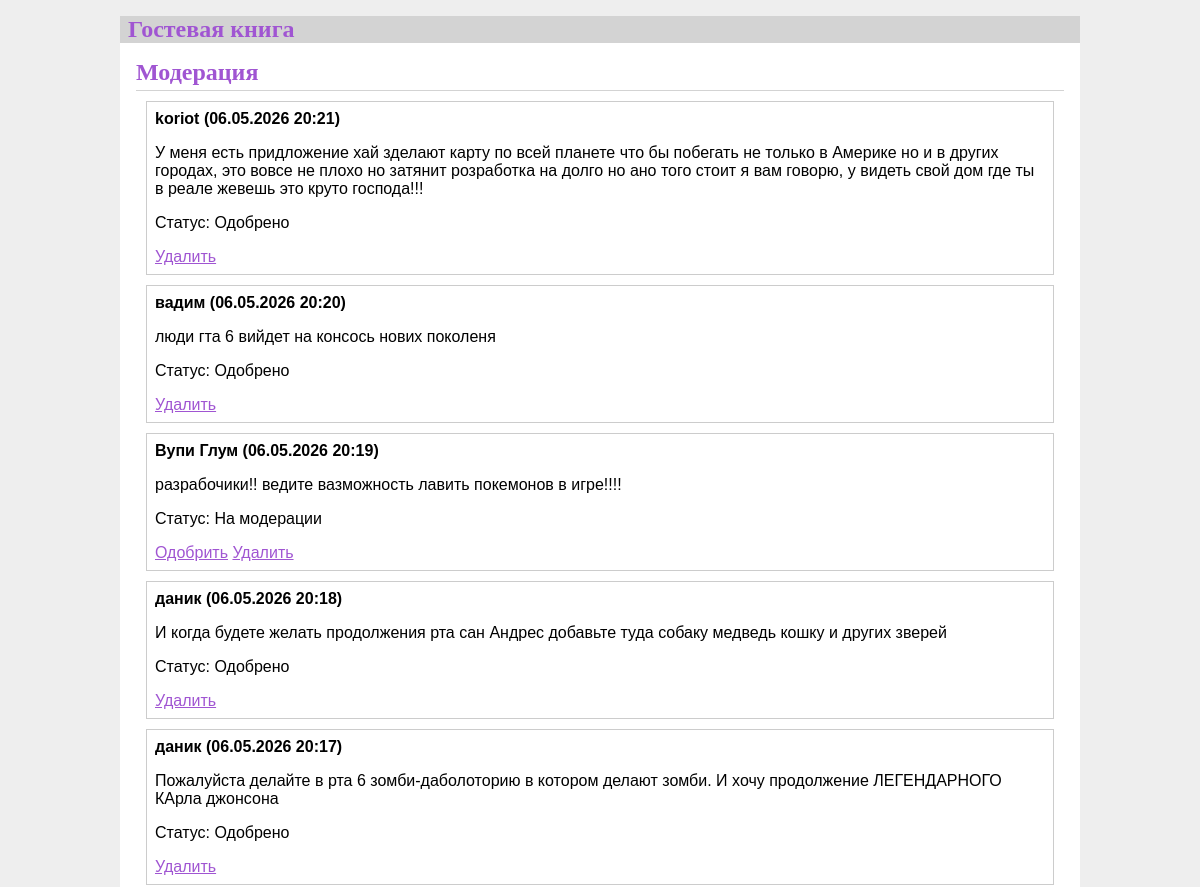
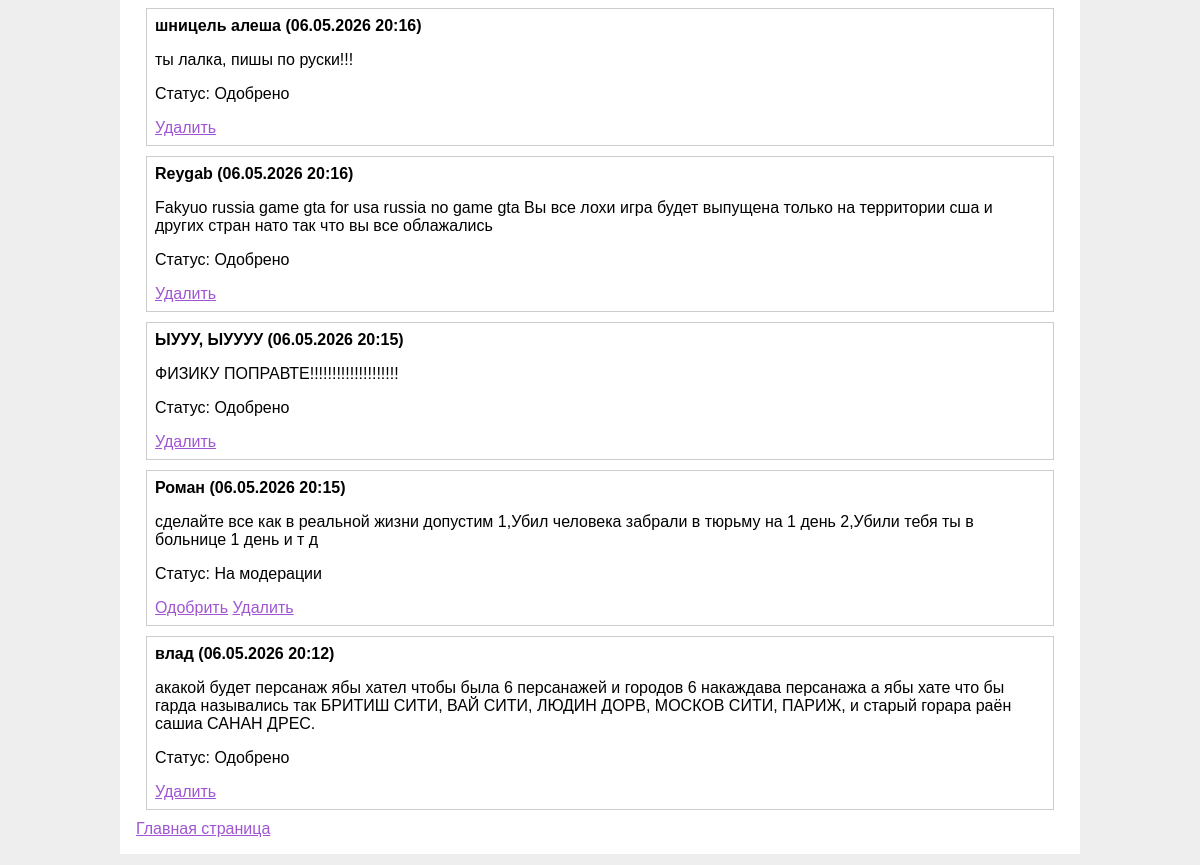
Page /admin/secret on the committed database (2 pictures, top to bottom).
### tables this page shows
CREATE TABLE post (
  id INTEGER PRIMARY KEY AUTOINCREMENT,
  author_name TEXT NOT NULL DEFAULT 'Гость',
  created TIMESTAMP NOT NULL DEFAULT CURRENT_TIMESTAMP,
  body TEXT NOT NULL,
  approved BOOLEAN NOT NULL DEFAULT 0
);

### guestBook.py (the view)
@bp.route('/admin/secret', methods = ('GET', 'POST'))
def admin_panel():
    db = get_db()
    posts = db.execute(
        'SELECT id, author_name, body, created, approved'
        ' FROM post'
        ' ORDER BY created DESC'
    ).fetchall()
    return render_template('book/admin.html', posts=posts)

### db.py (called while the page is built)
def get_db():
    if 'db' not in g:
        g.db = sqlite3.connect(
            current_app.config['DATABASE'],
            detect_types=sqlite3.PARSE_DECLTYPES
        )
        g.db.row_factory = sqlite3.Row
    return g.db

### templates/book/admin.html
{% extends 'base.html' %}
{% block header %}
  <h1>{% block title %}Модерация{% endblock %}</h1>
{% endblock %}
{% block content %}
  {% for post in posts %}
    <div style="border:1px solid #ccc; margin: 10px; padding: 8px;">
        <b>
            {{ post['author_name']}}
            ({{ post['created'].strftime('%d.%m.%Y %H:%M')}})
        </b>
        <p>
            {{ post['body'] }}
        </p>
        <p>
            Статус:
            {% if post['approved'] %}
                Одобрено
            {% else %}
                На модерации
            {% endif %}
        </p>
        {% if not post['approved'] %}
            <a href="{{ url_for('guestBook.approve', id=post['id']) }}">Одобрить</a>
        {% endif %}
            <a href="{{ url_for('guestBook.delete', id=post['id']) }}" onclick="return confirm('Удалить?')">Удалить</a>
    </div>
    {% endfor%}
    <a href="{{ url_for('index') }}">Главная страница</a>
{% endblock %}

### static/style.css (style rules this page uses)
h1 { font-family: serif; color: #a055d2; margin: 1rem 0; }
a { color: #a055d2; }
.content > header h1 { flex: auto; margin: 1rem 0 0.25rem 0; }

### rows in the picture
post: author_name "koriot", created "06.05.2026 20:21", body "У меня есть придложение хай зделают карту по всей планете что бы побегать не только в Америке но и в других городах, это вовсе не плохо но затянит розработка на долго но ано того стоит я вам говорю, у видеть свой дом где ты в реале жевешь это круто господа!!!", approved "Одобрено"
post: author_name "вадим", created "06.05.2026 20:20", body "люди гта 6 вийдет на консось нових поколеня", approved "Одобрено"
post: author_name "Вупи Глум", created "06.05.2026 20:19", body "разрабочики!! ведите вазможность лавить покемонов в игре!!!!", approved "На модерации"
post: author_name "даник", created "06.05.2026 20:18", body "И когда будете желать продолжения рта сан Андрес добавьте туда собаку медведь кошку и других зверей", approved "Одобрено"
post: author_name "даник", created "06.05.2026 20:17", body "Пожалуйста делайте в рта 6 зомби-даболоторию в котором делают зомби. И хочу продолжение ЛЕГЕНДАРНОГО КАрла джонсона", approved "Одобрено"
post: author_name "шницель алеша", created "06.05.2026 20:16", body "ты лалка, пишы по руски!!!", approved "Одобрено"
post: author_name "Reygab", created "06.05.2026 20:16", body "Fakyuo russia game gta for usa russia no game gta Вы все лохи игра будет выпущена только на территории сша и других стран нато так что вы все облажались", approved "Одобрено"
post: author_name "ЫУУУ, ЫУУУУ", created "06.05.2026 20:15", body "ФИЗИКУ ПОПРАВТЕ!!!!!!!!!!!!!!!!!!!!", approved "Одобрено"
post: author_name "Роман", created "06.05.2026 20:15", body "сделайте все как в реальной жизни допустим 1,Убил человека забрали в тюрьму на 1 день 2,Убили тебя ты в больнице 1 день и т д", approved "На модерации"
post: author_name "влад", created "06.05.2026 20:12", body "акакой будет персанаж ябы хател чтобы была 6 персанажей и городов 6 накаждава персанажа а ябы хате что бы гарда назывались так БРИТИШ СИТИ, ВАЙ СИТИ, ЛЮДИН ДОРВ, МОСКОВ СИТИ, ПАРИЖ, и старый горара раён сашиа САНАН ДРЕС.", approved "Одобрено"
